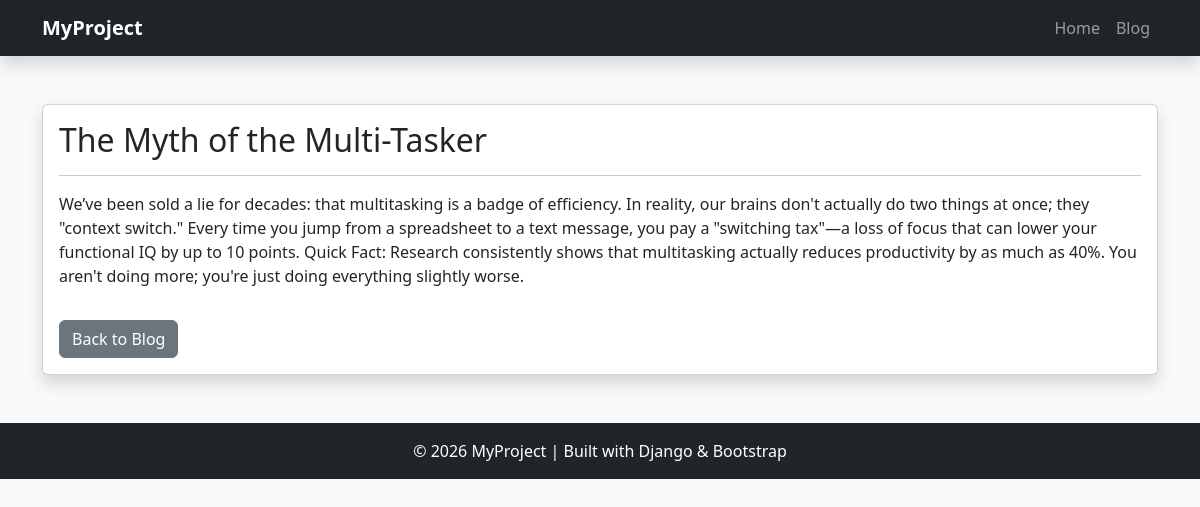
The app's page /blog/2/ with its own data.
### blog/models.py (models this page shows, shortened)
class Post(models.Model):
      title = models.CharField(max_length=200)
      content = models.TextField()

### blog/views.py (the view)
# urls.py: path('<int:id>/', views.blog_detail, name='blog_detail'),
def blog_detail(request, id):
      post = get_object_or_404(Post, id=id)
      return render(request, 'blog/blog_detail.html', {'post': post})

### blog/templates/blog/blog_detail.html (shortened to what this page needs)
{% extends 'base.html' %}
{% block content %}
<div class="card shadow">
      <div class="card-body">
            <h2 class="card-title">{{ post.title }}</h2>
            <hr>
            <p class="card-text">{{ post.content }}</p>
            <a href="/blog/" class="btn btn-secondary mt-3">
                  Back to Blog
            </a>
      </div>
</div>
{% endblock %}

### templates/base.html (style rules this page uses)
body { background-color: #f8f9fa; }

### records on screen
Post: title "The Myth of the Multi-Tasker", content "We’ve been sold a lie for decades: that multitasking is a badge of efficiency. In reality, our brains don't actually do two things at once; they \"context switch.\" Every time you jump from a spreadsheet to a text message, you pay a \"switching tax\"—a loss of focus that can lower your functional IQ by up to 10 points. Quick Fact: Research consistently shows that multitasking actually reduces productivity by as much as 40%. You aren't doing more; you're just doing everything slightly worse."
